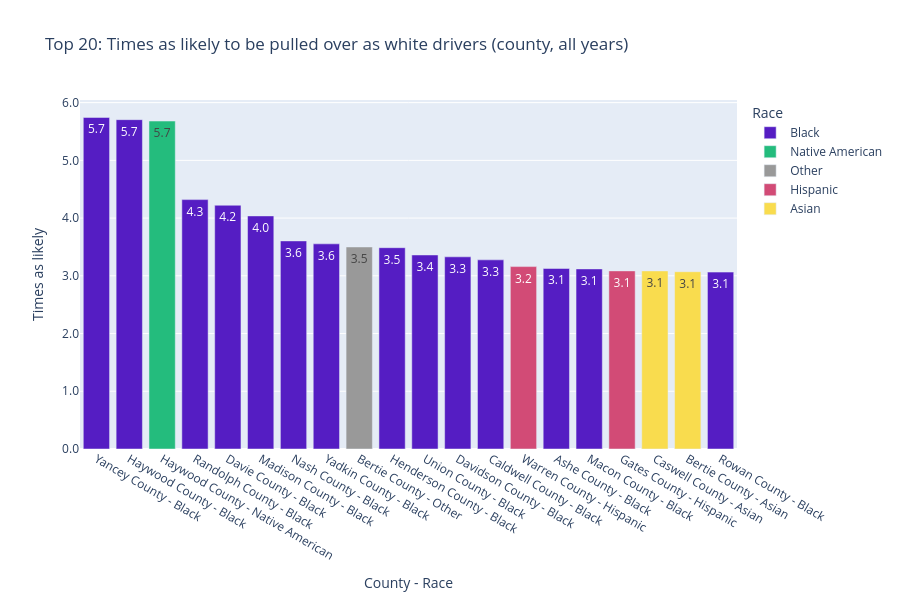

The notebook cell saved with this chart:
### Markdown cell above
## County-level comparison (all years averaged)

Aggregates stops at the county level using the `Agency → County` relationship established via pygris spatial joins.

### Code cell
df_county = likelihood_comparison(level="county")
curr_df = df_county[df_county["driver_race"] != "White"].head(20)

fig = px.bar(
    curr_df,
    x="agency_name_race",
    y="times_likely",
    color="driver_race",
    color_discrete_map=color_map,
    title="Top 20: Times as likely to be pulled over as white drivers (county, all years)",
    labels={
        "times_likely": "Times as likely",
        "driver_race": "Race",
        "agency_name_race": "County - Race",
    },
    text="times_likely",
    text_auto=",.1f",
    height=600,
    category_orders={"agency_name_race": curr_df["agency_name_race"].tolist()},
)
display(fig.update_yaxes(tickformat=",.1f").update_traces(textangle=0))

### Figure 1 — Plotly figure (JSON) as saved in the notebook; plotly's stock layout.template omitted (floating-point values rounded to 4 significant figures)
{"data": [{"hovertemplate": "Race=Black<br>County - Race=%{x}<br>Times as likely=%{text}<extra></extra>", "legendgroup": "Black", "marker": {"color": "#551DC3", "pattern": {"shape": ""}}, "name": "Black", "orientation": "v", "showlegend": true, "text": [5.743, 5.705, 4.32, 4.222, 4.038, 3.605, 3.554, 3.487, 3.361, 3.329, 3.276, 3.127, 3.119, 3.064], "textangle": 0, "textposition": "auto", "texttemplate": "%{y:,.1f}", "type": "bar", "x": ["Yancey County - Black", "Haywood County - Black", "Randolph County - Black", "Davie County - Black", "Madison County - Black", "Nash County - Black", "Yadkin County - Black", "Henderson County - Black", "Union County - Black", "Davidson County - Black", "Caldwell County - Black", "Ashe County - Black", "Macon County - Black", "Rowan County - Black"], "xaxis": "x", "y": [5.743, 5.705, 4.32, 4.222, 4.038, 3.605, 3.554, 3.487, 3.361, 3.329, 3.276, 3.127, 3.119, 3.064], "yaxis": "y"}, {"hovertemplate": "Race=Native American<br>County - Race=%{x}<br>Times as likely=%{text}<extra></extra>", "legendgroup": "Native American", "marker": {"color": "#24BC7D", "pattern": {"shape": ""}}, "name": "Native American", "orientation": "v", "showlegend": true, "text": [5.681], "textangle": 0, "textposition": "auto", "texttemplate": "%{y:,.1f}", "type": "bar", "x": ["Haywood County - Native American"], "xaxis": "x", "y": [5.681], "yaxis": "y"}, {"hovertemplate": "Race=Other<br>County - Race=%{x}<br>Times as likely=%{text}<extra></extra>", "legendgroup": "Other", "marker": {"color": "#999999", "pattern": {"shape": ""}}, "name": "Other", "orientation": "v", "showlegend": true, "text": [3.5], "textangle": 0, "textposition": "auto", "texttemplate": "%{y:,.1f}", "type": "bar", "x": ["Bertie County - Other"], "xaxis": "x", "y": [3.5], "yaxis": "y"}, {"hovertemplate": "Race=Hispanic<br>County - Race=%{x}<br>Times as likely=%{text}<extra></extra>", "legendgroup": "Hispanic", "marker": {"color": "#D24B76", "pattern": {"shape": ""}}, "name": "Hispanic", "orientation": "v", "showlegend": true, "text": [3.16, 3.085], "textangle": 0, "textposition": "auto", "texttemplate": "%{y:,.1f}", "type": "bar", "x": ["Warren County - Hispanic", "Gates County - Hispanic"], "xaxis": "x", "y": [3.16, 3.085], "yaxis": "y"}, {"hovertemplate": "Race=Asian<br>County - Race=%{x}<br>Times as likely=%{text}<extra></extra>", "legendgroup": "Asian", "marker": {"color": "#F9DC4E", "pattern": {"shape": ""}}, "name": "Asian", "orientation": "v", "showlegend": true, "text": [3.085, 3.071], "textangle": 0, "textposition": "auto", "texttemplate": "%{y:,.1f}", "type": "bar", "x": ["Caswell County - Asian", "Bertie County - Asian"], "xaxis": "x", "y": [3.085, 3.071], "yaxis": "y"}], "layout": {"barmode": "relative", "height": 600, "legend": {"title": {"text": "Race"}, "tracegroupgap": 0}, "title": {"text": "Top 20: Times as likely to be pulled over as white drivers (county, all years)"}, "xaxis": {"anchor": "y", "categoryarray": ["Yancey County - Black", "Haywood County - Black", "Haywood County - Native American", "Randolph County - Black", "Davie County - Black", "Madison County - Black", "Nash County - Black", "Yadkin County - Black", "Bertie County - Other", "Henderson County - Black", "Union County - Black", "Davidson County - Black", "Caldwell County - Black", "Warren County - Hispanic", "Ashe County - Black", "Macon County - Black", "Gates County - Hispanic", "Caswell County - Asian", "Bertie County - Asian", "Rowan County - Black"], "categoryorder": "array", "domain": [0, 1], "title": {"text": "County - Race"}}, "yaxis": {"anchor": "x", "domain": [0, 1], "tickformat": ",.1f", "title": {"text": "Times as likely"}}}}
